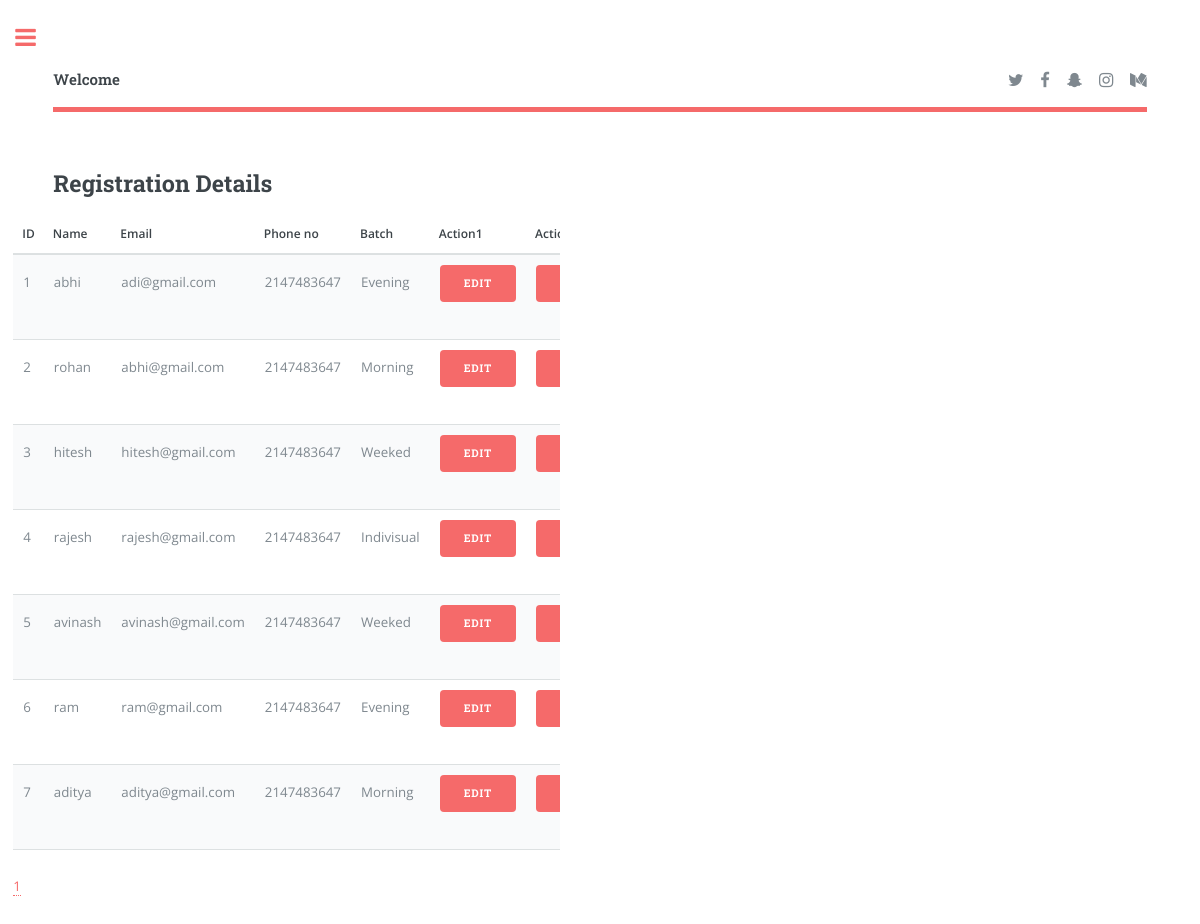
The app's page /regdetails.php with its own data.
### tables this page shows
CREATE TABLE IF NOT EXISTS `user` (
  `ID` int(11) NOT NULL AUTO_INCREMENT,
  `name` varchar(255) DEFAULT NULL,
  `email` varchar(255) DEFAULT NULL,
  `address` varchar(255) DEFAULT NULL,
  `phone` int(10) DEFAULT NULL,
  `class` varchar(255) DEFAULT NULL,
  PRIMARY KEY (`ID`)
);

### regdetails.php (the view, shortened to what this page needs)
 <!DOCTYPE HTML>
<html>
	<head>
		<link rel="stylesheet" href="assets/css/main.css" />
	</head>
	<body class="is-preload">
			<div id="wrapper">
					<div id="main">
						<div class="inner">
								<header id="header">
									<a href="index.php" class="logo"><strong>Welcome <?php echo $_SESSION['username'];?></strong></a>
									<ul class="icons">
										<li><a href="#" class="icon fa-twitter"><span class="label">Twitter</span></a></li>
										<li><a href="#" class="icon fa-facebook"><span class="label">Facebook</span></a></li>
										<li><a href="#" class="icon fa-snapchat-ghost"><span class="label">Snapchat</span></a></li>
										<li><a href="https://instagram.com/yogawithmaahi?utm_source=ig_profile_share&amp;igshid=194k33gs95bvw" class="icon fa-instagram"><span class="label">Instagram</span></a></li>
										<li><a href="#" class="icon fa-medium"><span class="label">Medium</span></a></li>
									</ul>
								</header>
								<section>
								   <h2>Registration Details</h2>
									<div class="posts">
										<article>
									<div class="features">
									<?php
                                  include('dbcon.php');
								 $rpp=10;
                               isset($_POST['page']) ? $page=$_POST['page'] : $page=0;
						      if($page>1)
                               {
	                           $start=($page * $rpp)-$rpp;
                               }
                               else
                              {
                        	  $start=0;
                              }
                           $resultSet = mysqli_query($con,"SELECT ID FROM user");
                          $numRows=$resultSet->num_rows;
                         $totalPages=$numRows/$rpp;
						$resultSet=mysqli_query($con,"SELECT * FROM user LIMIT $start,$rpp");
                        ?>
													<div class="table-wrapper">
														<table>
															<thead>
																<tr>
																	<th>ID</th>
																	<th>Name</th>
																	<th>Email</th>
																	<th>Phone no</th>
																	<th>Batch</th>
																	<th>Action1</th>
																	<th>Action2</th>
																</tr>
															</thead>
															<tbody>
															<?php
															while($row=mysqli_fetch_assoc($resultSet))
															{
															?>
																<tr>
																	<td><?php echo $row['ID'];?></td>
																	<td><?php echo $row['name'];?></td>
																	<td><?php echo $row['email'];?></td>
																	<td><?php echo $row['phone'];?></td>
																	<td><?php echo $row['class'];?></td>
																	<td><ul class="actions">
														            <li><a href="updetails.php?ID=<?php echo $row['ID'];?>" class="button primary">Edit</a></li>
													                </ul></td>
																	<td><ul class="actions">
														            <li><a href="delete.php?ID=<?php echo $row['ID'];?>" class="button primary">Delete</a></li>
													                </ul></td>
																</tr>
															 <?php
															 }
															 ?>
															</tbody>
														</table>
														<?php
															for($x=1; $x<=$totalPages + 1; $x++)
														      {
															?>
															<?php
															    echo "<a href='?page=$x'> $x </a>";
                                                              }
                                                            ?>
													</div>
									     </div>
									</article>
								</div>
						</section>
						</div>
					</div>
			</div>
	</body>
</html>

### records on screen
user: ID "1", name "abhi", email "adi@gmail.com", phone "2147483647", class "Evening"
user: ID "2", name "rohan", email "abhi@gmail.com", phone "2147483647", class "Morning"
user: ID "3", name "hitesh", email "hitesh@gmail.com", phone "2147483647", class "Weeked"
user: ID "4", name "rajesh", email "rajesh@gmail.com", phone "2147483647", class "Indivisual"
user: ID "5", name "avinash", email "avinash@gmail.com", phone "2147483647", class "Weeked"
user: ID "6", name "ram", email "ram@gmail.com", phone "2147483647", class "Evening"
user: ID "7", name "aditya", email "aditya@gmail.com", phone "2147483647", class "Morning"
